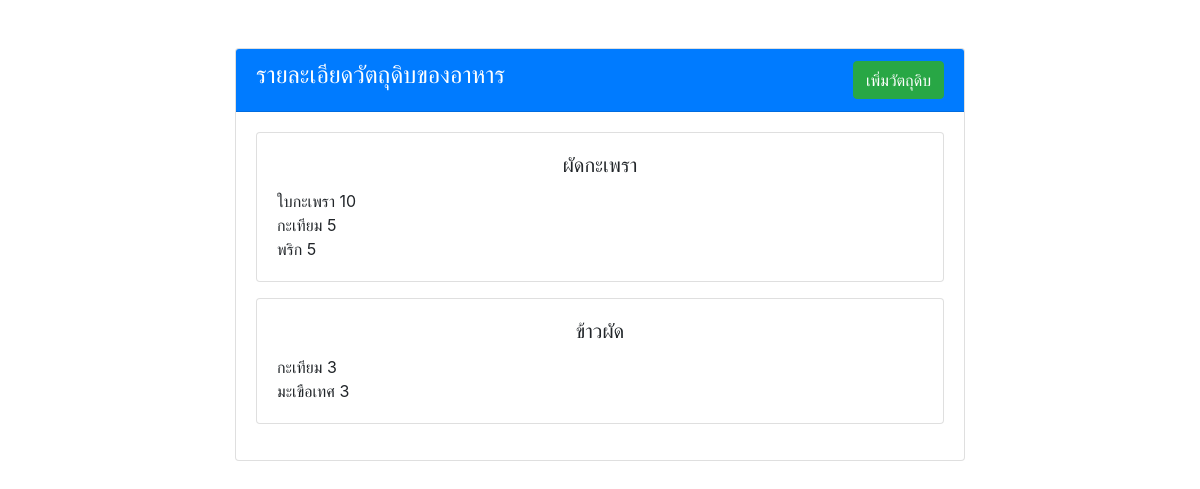
The page /history.php on the database its author committed.
### tables this page shows
CREATE TABLE `ingredient` (
  `ingredient` int(11) NOT NULL,
  `used` int(11) NOT NULL,
  `fkMenuId` int(11) NOT NULL,
  `fkIngredientListId` int(11) NOT NULL
);

CREATE TABLE `menu` (
  `menuId` int(11) NOT NULL,
  `menuName` varchar(255) NOT NULL
);

CREATE TABLE `ingredientlist` (
  `ingredientListId` int(11) NOT NULL,
  `ingredientListName` varchar(255) NOT NULL,
  `total` int(11) NOT NULL
);

### history.php (the view, shortened to what this page needs)
<?php
include 'includes/conn.php';
include 'includes/head.php';
$findMenu = "SELECT * FROM menu INNER JOIN ingredient ON menu.menuId = ingredient.fkMenuId  INNER JOIN ingredientList ON ingredient.fkIngredientListId = ingredientList.ingredientListId";
$result = $conn->query($findMenu);
$arr = array();
while ($row = $result->fetch_assoc()) {
    $arr[] = $row;
}
$resultArr = array();
if (isset($arr)) {
    foreach ($arr as $element) {
        $resultArr[$element['menuId']][] = $element;
    }
}
?>
<!DOCTYPE html>
<html lang="en">
<head>
</head>
<body>
    <div class="container">
        <div class="row text-center">
            <div class="col-sm-2"></div>
            <div class="col-md-8">
                <div class="card mt-5">
                    <div class="card-header bg-primary text-white">
                        <div class="row">
                            <div class="col-sm-6 text-left">
                                <h4>รายละเอียดวัตถุดิบของอาหาร</h4>
                            </div>
                            <div class="col-sm-6 text-right">
                                <a href="addStock.php" class="btn btn-success">เพิ่มวัตถุดิบ</a>
                            </div>
                        </div>
                    </div>
                    <div class="card-body">
                        <?php
                        if ($result->num_rows > 0) {
                            foreach ($resultArr as $key => $value) {
                                echo "<div class='card mb-3'>";
                                echo "<div class='card-body'>";
                                echo "<b><h5 class='card-title'>" . $value[0]['menuName'] . "</h5></b>";
                                echo "<p class='card-text text-left'>";
                                foreach ($value as $key => $value) {
                                    echo $value['ingredientListName'] . " " . $value['used'] . "<br>";
                                }
                                echo "</p>";
                                echo "</div>";
                                echo "</div>";
                            }
                        } else {
                            echo "ไม่พบข้อมูล";
                        }
                        ?>
                    </div>
                </div>
            </div>
            <div class="col-sm-2"></div>
        </div>
    </div>
</body>
</html>

### includes/head.php (shortened to what this page needs)
<!DOCTYPE html>
<html lang="en">
<head>
    <link rel="stylesheet" href="https://cdn.jsdelivr.net/npm/bootstrap@4.6.2/dist/css/bootstrap.min.css">
</head>
<body>
</body>
</html>

### rows shown on the page
ingredient: fkMenuId.menuName "ผัดกะเพรา", fkIngredientListId.ingredientListName "ใบกะเพรา", used "10"
ingredient: fkIngredientListId.ingredientListName "กะเทียม", used "5"
ingredient: fkIngredientListId.ingredientListName "พริก", used "5"
ingredient: fkMenuId.menuName "ข้าวผัด", fkIngredientListId.ingredientListName "กะเทียม", used "3"
ingredient: fkIngredientListId.ingredientListName "มะเขือเทศ", used "3"
